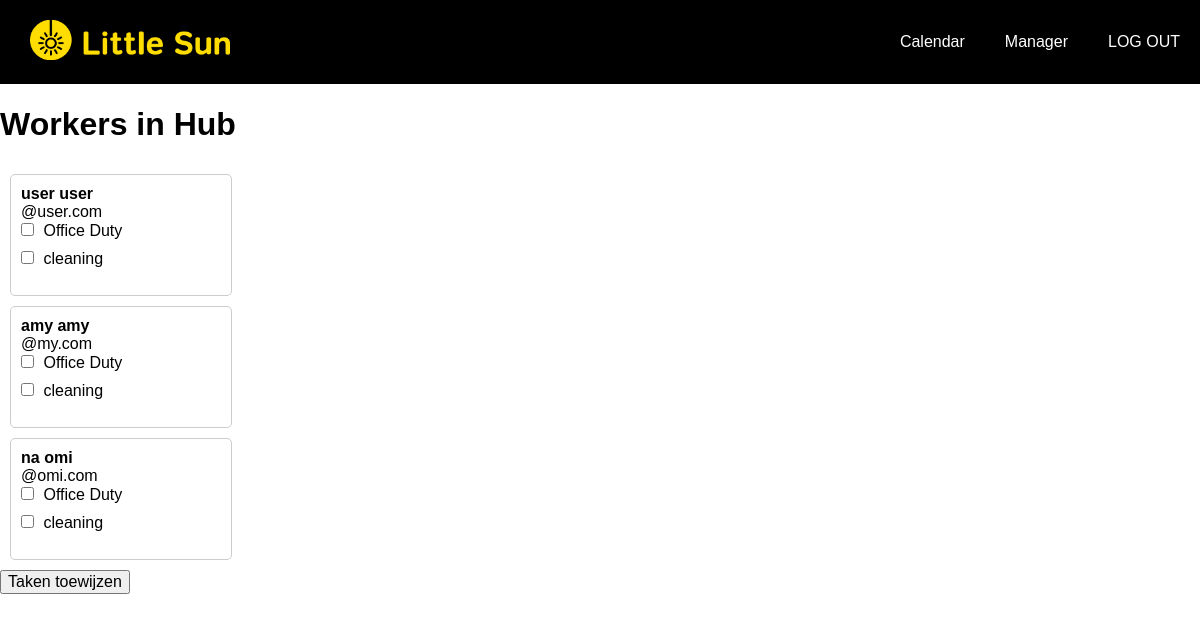
/manager_workers.php, run on an earlier commit of the app's database.
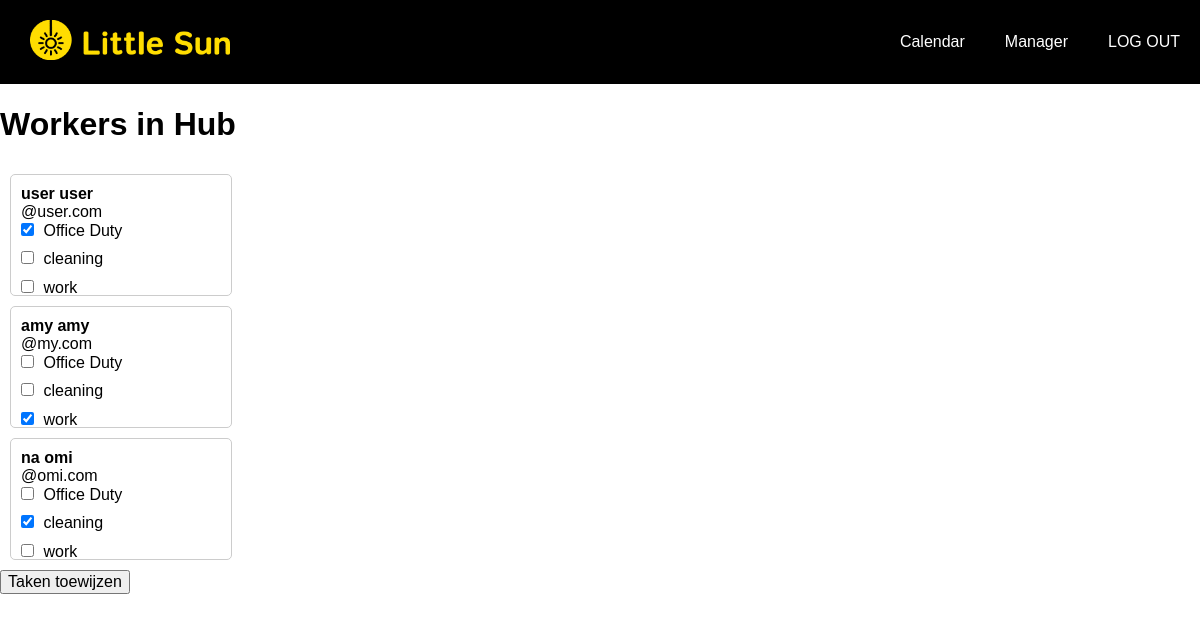
And on a later commit of the database.
### tables this page shows
CREATE TABLE `employees` (
  `id` int(11) NOT NULL,
  `firstname` varchar(300) NOT NULL,
  `lastname` varchar(300) NOT NULL,
  `email` varchar(300) NOT NULL,
  `password` varchar(300) NOT NULL,
  `function` enum('admin','manager','user') DEFAULT NULL,
  `location_id` int(11) DEFAULT NULL,
  `task_id` int(11) DEFAULT NULL
);

CREATE TABLE `hub_tasks` (
  `id` int(11) NOT NULL,
  `task_name` varchar(255) NOT NULL,
  `task_description` text,
  `task_type` varchar(100) DEFAULT NULL,
  `task_status` varchar(50) NOT NULL DEFAULT 'Open',
  `task_start_date` datetime DEFAULT NULL,
  `task_end_date` datetime DEFAULT NULL,
  `assigned_to` int(11) DEFAULT NULL,
  `hub_location_id` int(11) DEFAULT NULL,
  `assigned_manager_id` int(11) DEFAULT NULL
);

### classes/HubUser.php (called while the page is built, shortened)
<?php class HubUser
{
    private $pdo;
    public function __construct($pdo)
    {
        $this->pdo = $pdo;
    }
    public function getTasks()
    {
        try {
            $stmt = $this->pdo->prepare("SELECT * FROM hub_tasks");
            $stmt->execute();
            $tasks = $stmt->fetchAll(PDO::FETCH_ASSOC);
            return $tasks;
        } catch (PDOException $e) {
            echo "Fout bij het ophalen van taken: " . $e->getMessage();
            return [];
        }
    }
    public function getUsers()
    {
        $stmt = $this->pdo->query("SELECT * FROM employees WHERE function = 'user'");
        return $stmt->fetchAll(PDO::FETCH_ASSOC);
    }
}

### manager_workers.php (the view, shortened to what this page needs)
<?php
include_once(__DIR__ . "/classes/HubUser.php");
$pdo = Data::getConnection();
$hubUser = new HubUser($pdo);
$workers = $hubUser->getUsers();
$tasks = $hubUser->getTasks();
function getAssignedTasks($pdo) {
  $sql = "SELECT * FROM task_assignments";
  $stmt = $pdo->prepare($sql);
  $stmt->execute();
  return $stmt->fetchAll(PDO::FETCH_ASSOC);
}
$assignedTasks = getAssignedTasks($pdo);
?>
<!DOCTYPE html>
<html lang="en">
<head>
  <link rel="stylesheet" href="styles/normalize.css">
  <link rel="stylesheet" href="styles/nav.css">
  <link rel="stylesheet" href="styles/style.css">
  <link rel="stylesheet" href="styles/workers.css">
</head>
<body>
  <?php include_once("manager.nav.inc.php"); ?>
  <div class="index_title">
    <h1>Workers in Hub</h1>
  </div>
  <form method="post" action="">
    <div class="flex flex-row flex-wrap gap-1 p-2">
      <div class="workers">
        <?php foreach ($workers as $worker) : ?>
          <div class="worker-card">
            <div class="worker-details">
              <div class="worker-name"><?php echo $worker['firstname'] . ' ' . $worker['lastname']; ?></div>
              <div class="worker-email"><?php echo $worker['email']; ?></div>
              <div class="tasks">
                <?php foreach ($tasks as $task) : ?>
                  <div class="task-item">
                    <?php
                    $checked = '';
                    foreach ($assignedTasks as $assignment) {
                        if ($assignment['user_id'] == $worker['id'] && $assignment['task_id'] == $task['id']) {
                            $checked = 'checked';
                            break;
                        }
                    }
                    ?>
                    <input type="checkbox" id="task_<?php echo $worker['id'] . '_' . $task['id']; ?>" name="tasks_<?php echo $worker['id']; ?>[]" value="<?php echo $task['id']; ?>" <?php echo $checked; ?>>
                    <label for="task_<?php echo $worker['id'] . '_' . $task['id']; ?>"><?php echo $task['task_name']; ?></label>
                  </div>
                <?php endforeach; ?>
              </div>
            </div>
          </div>
        <?php endforeach; ?>
      </div>
    </div>
    <button type="submit" name="assign_tasks">Taken toewijzen</button>
  </form>
</body>
</html>

What changed in the data, as far as the page shows it:
changed hub_tasks "Office Duty": id "☐" → "☑"
computed for hub_tasks "cleaning": id "☐" → "☑"
added hub_tasks: task_name "work"
